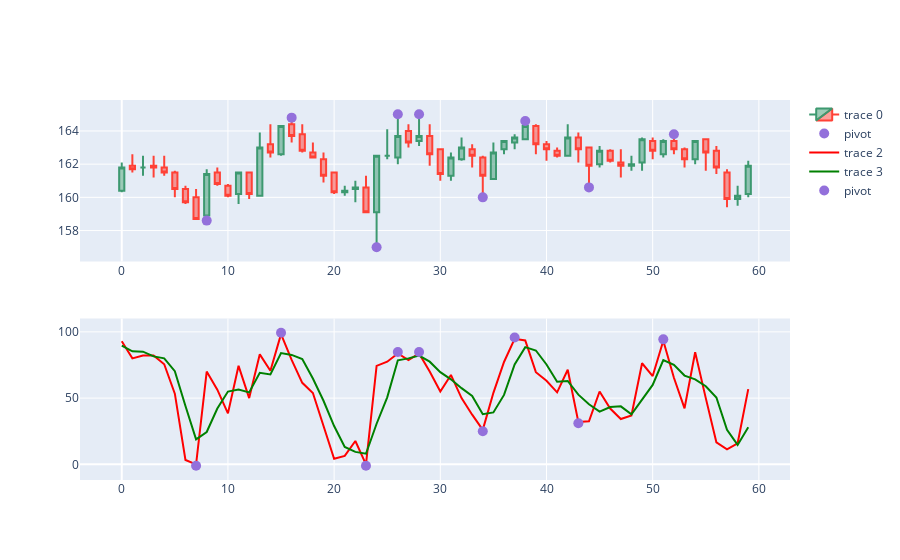

Notebook source saved alongside this figure:
### Code cell
df_plot = df[0:60]
fig = make_subplots(rows=2, cols=1)
fig.append_trace(go.Candlestick(x=df_plot.index,
                open=df_plot.open,
                high=df_plot.high,
                low=df_plot.low,
                close=df_plot.close), row=1, col=1)

fig.add_scatter(x=df_plot.index, y=df_plot['pointpos'], mode="markers",
                marker=dict(size=10, color="MediumPurple"),
                name="pivot", row=1, col=1)

fig.append_trace(go.Scatter(
    x=df_plot.index,
    y=df_plot['%K'],
    line_color="Red"
), row=2, col=1)

fig.append_trace(go.Scatter(
    x=df_plot.index,
    y=df_plot['%D'],
    line_color="Green"
), row=2, col=1)

fig.add_scatter(x=df_plot.index, y=df_plot['Kpointpos'], mode="markers",
                marker=dict(size=10, color="MediumPurple"),
                name="pivot", row=2, col=1)

fig.update_layout(xaxis_rangeslider_visible=False)
fig.show()

### Figure 1 — Plotly figure (JSON) as saved in the notebook; plotly's stock layout.template omitted (floating-point values rounded to 4 significant figures)
{"data": [{"close": [161.8, 161.7, 161.8, 161.8, 161.5, 160.5, 159.7, 158.7, 161.4, 160.8, 160.1, 161.5, 160.2, 163, 162.7, 164.3, 163.7, 162.8, 162.4, 161.3, 160.3, 160.4, 160.6, 159.1, 162.5, 162.5, 163.7, 163.3, 163.7, 162.6, 161.4, 162.4, 163, 162.5, 161.3, 162.7, 163.4, 163.6, 164.3, 163.2, 162.9, 162.5, 163.6, 162.9, 161.9, 162.8, 162.2, 161.9, 162, 163.5, 162.8, 163.4, 162.9, 162.3, 163.4, 162.7, 161.8, 159.9, 160.1, 161.9], "high": [162.1, 162.6, 162.5, 162.5, 162.5, 161.6, 160.7, 160.5, 161.7, 161.8, 160.8, 161.5, 161.5, 163.9, 164.4, 164.3, 164.8, 164.4, 163.3, 162.7, 161.5, 160.7, 161, 161.3, 162.5, 164.1, 165, 164.4, 165, 164.4, 162.9, 162.7, 163.6, 163.2, 162.5, 163.3, 163.4, 163.8, 164.6, 164.4, 163.4, 163, 164.4, 163.9, 163, 163.1, 162.9, 162.9, 162.5, 163.6, 163.6, 163.5, 163.8, 163, 163.4, 163.5, 163.1, 161.7, 160.7, 162.2], "low": [160.3, 161.5, 161.3, 161.2, 161.3, 160, 159.6, 158.7, 158.6, 160.7, 160, 159.6, 159.9, 160.1, 162.4, 162.5, 163.3, 162.7, 162.4, 160.9, 160.2, 160.1, 159.7, 159.1, 157, 162.3, 162, 163, 163.1, 161.9, 161, 161, 162.2, 161.8, 160, 161.1, 162.6, 162.9, 163.5, 162.6, 162.2, 162.4, 162.5, 162.1, 160.6, 161.8, 162.1, 161.2, 161.6, 161.6, 162.3, 162.4, 162.6, 161.8, 162, 161.6, 161.4, 159.4, 159.5, 160], "open": [160.4, 161.9, 161.8, 161.9, 161.8, 161.5, 160.5, 160, 158.9, 161.5, 160.7, 160.2, 161.5, 160.1, 163.2, 162.6, 164.4, 163.8, 162.7, 162.3, 161.5, 160.3, 160.5, 160.6, 159.1, 162.5, 162.4, 164, 163.4, 163.7, 162.9, 161.3, 162.3, 162.9, 162.4, 161.1, 162.9, 163.3, 163.5, 164.3, 163.2, 162.8, 162.5, 163.6, 163, 162, 162.8, 162.1, 161.9, 162.1, 163.4, 162.6, 163.4, 162.9, 162.3, 163.5, 162.8, 161.5, 159.9, 160.2], "type": "candlestick", "x": [0, 1, 2, 3, 4, 5, 6, 7, 8, 9, 10, 11, 12, 13, 14, 15, 16, 17, 18, 19, 20, 21, 22, 23, 24, 25, 26, 27, 28, 29, 30, 31, 32, 33, 34, 35, 36, 37, 38, 39, 40, 41, 42, 43, 44, 45, 46, 47, 48, 49, 50, 51, 52, 53, 54, 55, 56, 57, 58, 59], "xaxis": "x", "yaxis": "y"}, {"marker": {"color": "MediumPurple", "size": 10}, "mode": "markers", "name": "pivot", "type": "scatter", "x": [0, 1, 2, 3, 4, 5, 6, 7, 8, 9, 10, 11, 12, 13, 14, 15, 16, 17, 18, 19, 20, 21, 22, 23, 24, 25, 26, 27, 28, 29, 30, 31, 32, 33, 34, 35, 36, 37, 38, 39, 40, 41, 42, 43, 44, 45, 46, 47, 48, 49, 50, 51, 52, 53, 54, 55, 56, 57, 58, 59], "xaxis": "x", "y": [null, null, null, null, null, null, null, null, 158.6, null, null, null, null, null, null, null, 164.8, null, null, null, null, null, null, null, 157.0, null, 165.0, null, 165.0, null, null, null, null, null, 160.0, null, null, null, 164.6, null, null, null, null, null, 160.6, null, null, null, null, null, null, null, 163.8, null, null, null, null, null, null, null], "yaxis": "y"}, {"line": {"color": "Red"}, "type": "scatter", "x": [0, 1, 2, 3, 4, 5, 6, 7, 8, 9, 10, 11, 12, 13, 14, 15, 16, 17, 18, 19, 20, 21, 22, 23, 24, 25, 26, 27, 28, 29, 30, 31, 32, 33, 34, 35, 36, 37, 38, 39, 40, 41, 42, 43, 44, 45, 46, 47, 48, 49, 50, 51, 52, 53, 54, 55, 56, 57, 58, 59], "xaxis": "x2", "y": [92.86, 80.0, 82.22, 82.22, 75.56, 53.33, 3.333, 0, 70.0, 56.41, 38.46, 74.36, 50.0, 83.02, 70.69, 98.28, 78.85, 61.54, 53.85, 28.57, 4.255, 6.383, 17.65, 0, 74.32, 77.46, 83.75, 78.75, 83.75, 70.0, 55.0, 67.5, 50, 37.5, 26.0, 54.0, 77.27, 94.74, 93.48, 69.57, 63.04, 54.35, 71.43, 32.0, 32.5, 55.0, 42.11, 34.21, 36.84, 76.32, 66.67, 93.33, 65.38, 42.31, 84.62, 50.0, 16.67, 11.36, 15.91, 56.82], "yaxis": "y2"}, {"line": {"color": "Green"}, "type": "scatter", "x": [0, 1, 2, 3, 4, 5, 6, 7, 8, 9, 10, 11, 12, 13, 14, 15, 16, 17, 18, 19, 20, 21, 22, 23, 24, 25, 26, 27, 28, 29, 30, 31, 32, 33, 34, 35, 36, 37, 38, 39, 40, 41, 42, 43, 44, 45, 46, 47, 48, 49, 50, 51, 52, 53, 54, 55, 56, 57, 58, 59], "xaxis": "x2", "y": [89.63, 85.31, 85.03, 81.48, 80.0, 70.37, 44.07, 18.89, 24.44, 42.14, 54.96, 56.41, 54.27, 69.13, 67.9, 83.99, 82.6, 79.55, 64.74, 47.99, 28.89, 13.07, 9.428, 8.01, 30.66, 50.6, 78.51, 79.99, 82.08, 77.5, 69.58, 64.17, 57.5, 51.67, 37.83, 39.17, 52.42, 75.34, 88.5, 85.93, 75.36, 62.32, 62.94, 52.59, 45.31, 39.83, 43.2, 43.77, 37.72, 49.12, 59.94, 78.77, 75.13, 67.01, 64.1, 58.97, 50.43, 26.01, 14.65, 28.03], "yaxis": "y2"}, {"marker": {"color": "MediumPurple", "size": 10}, "mode": "markers", "name": "pivot", "type": "scatter", "x": [0, 1, 2, 3, 4, 5, 6, 7, 8, 9, 10, 11, 12, 13, 14, 15, 16, 17, 18, 19, 20, 21, 22, 23, 24, 25, 26, 27, 28, 29, 30, 31, 32, 33, 34, 35, 36, 37, 38, 39, 40, 41, 42, 43, 44, 45, 46, 47, 48, 49, 50, 51, 52, 53, 54, 55, 56, 57, 58, 59], "xaxis": "x2", "y": [null, null, null, null, null, null, null, -1, null, null, null, null, null, null, null, 99.28, null, null, null, null, null, null, null, -1, null, null, 84.75, null, 84.75, null, null, null, null, null, 25.0, null, null, 95.74, null, null, null, null, null, 31.0, null, null, null, null, null, null, null, 94.33, null, null, null, null, null, null, null, null], "yaxis": "y2"}], "layout": {"xaxis": {"anchor": "y", "domain": [0, 1], "rangeslider": {"visible": false}}, "xaxis2": {"anchor": "y2", "domain": [0, 1]}, "yaxis": {"anchor": "x", "domain": [0.575, 1]}, "yaxis2": {"anchor": "x2", "domain": [0, 0.425]}}}
